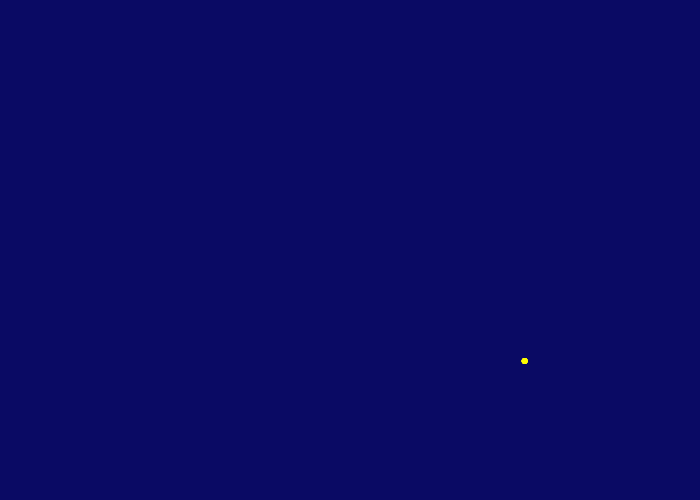
Frame 1 (no input)
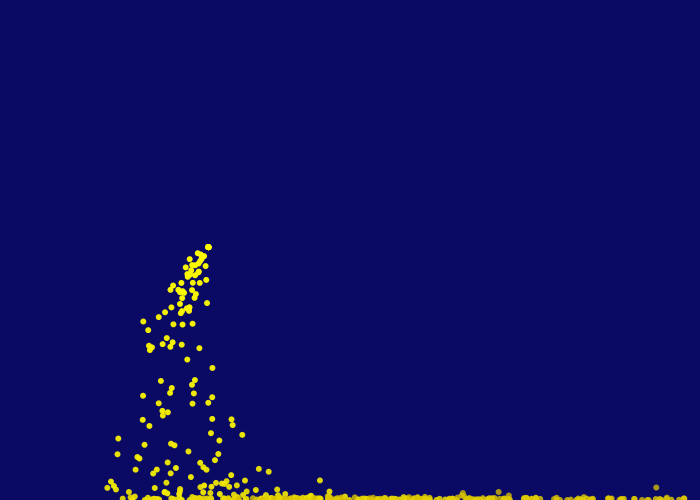
Frame 60 (the mouse pressed at the canvas centre just before this capture)
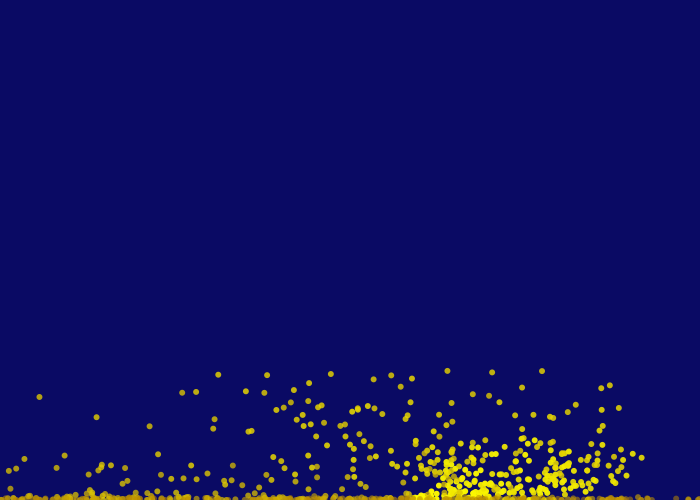
Frame 120 (the mouse held since frame 60 and released just before this capture)

The Processing sketch that drew these frames (run headless with seeded random() and noise(); from frame 60 on, the mouse is pressed at the canvas centre):

// Processing sketch: processing_96760
// ── processing_96760.pde

color night = color (10, 10, 100);
ArrayList sys ;
void setup()
{
  size(700, 500);
  sys = new ArrayList();
}
float cx, cy;
void draw ()
{
  background(night); 
  float time = norm(frameCount, 0, 100);
  float angle = lerp(0,TWO_PI,time);
  float sx = cos(angle);
  float sy = sin(angle);
  cx = map(sx, -1,1,width/4,3*width/4);
  cy = map(sy, -1,1,width/4,3*width/4);
  for(float n=random(1,12) ; n>0 ; n--)
  sys. add( new spark(cx,cy) );
  for (int i=sys.size()-1 ; i>0 ; i--)
  {
    spark s = (spark)sys.get(i);
    if (s.alive) {
      s.draw(); 
      s.move();
    }
    else{
      sys.remove(i);
  }
}
}
class spark
{
  color hot = color(255, 254, 0);
  color cold = color(102, 0, 0, 0);
  
  int age=0;
  int life=250;
  boolean alive=true;
  void draw()
  {
    noStroke();
    age++;
    if (age<life)
    {
      float a = norm (age, 0, life);
      color c = lerpColor (hot, cold, a);
      fill(c);
      ellipse(x, y, 6, 6);
    }
    else 
    {
      alive=false;
    }
  }
  float x, y;
  float vx, vy;
  float g=1;
  
  void move ()
  {
    x += vx; 
    y+= vy;
    vy+= g;
    if ( y>height)
    {
      y=height;
    vy *= -random(0.3,0.6);
    }
  }
  spark(float xi, float yi)
  {
    
    x = xi; y = yi;
    vx = random(-5, 5);
    vy = random(-5, 5);

  }
}
